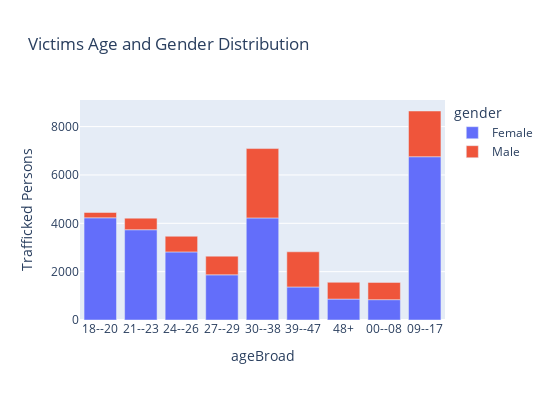

The cell this chart's notebook holds for it:
### Markdown cell above
### Gender and Age of Victims

### Code cell
dFage = df.groupby(['gender', 'ageBroad']).size().reset_index()
dFage.rename(columns={0: 'Trafficked Persons'},
             inplace=True)  # Number of Trafficked Individuals

fig = px.bar(dFage, x='ageBroad', y='Trafficked Persons', color='gender',title='Victims Age and Gender Distribution', height=400, width=550,
             category_orders={'ageBroad': ['0--8', '9--17', '18--20', '21--23', '24--26', '27--29', '30--38', '39--47', '48+']})
fig.show()

### Figure 1 — Plotly figure (JSON) as saved in the notebook; plotly's stock layout.template omitted (floating-point values rounded to 4 significant figures)
{"data": [{"alignmentgroup": "True", "hovertemplate": "gender=Female<br>ageBroad=%{x}<br>Trafficked Persons=%{y}<extra></extra>", "legendgroup": "Female", "marker": {"color": "#636efa"}, "name": "Female", "offsetgroup": "Female", "orientation": "v", "showlegend": true, "textposition": "auto", "type": "bar", "x": ["00--08", "09--17", "18--20", "21--23", "24--26", "27--29", "30--38", "39--47", "48+"], "xaxis": "x", "y": [841, 6754, 4227, 3734, 2816, 1869, 4222, 1366, 865], "yaxis": "y"}, {"alignmentgroup": "True", "hovertemplate": "gender=Male<br>ageBroad=%{x}<br>Trafficked Persons=%{y}<extra></extra>", "legendgroup": "Male", "marker": {"color": "#EF553B"}, "name": "Male", "offsetgroup": "Male", "orientation": "v", "showlegend": true, "textposition": "auto", "type": "bar", "x": ["00--08", "09--17", "18--20", "21--23", "24--26", "27--29", "30--38", "39--47", "48+"], "xaxis": "x", "y": [715, 1891, 221, 479, 648, 772, 2869, 1455, 695], "yaxis": "y"}], "layout": {"barmode": "relative", "height": 400, "legend": {"title": {"text": "gender"}, "tracegroupgap": 0}, "title": {"text": "Victims Age and Gender Distribution"}, "width": 550, "xaxis": {"anchor": "y", "categoryarray": ["0--8", "9--17", "18--20", "21--23", "24--26", "27--29", "30--38", "39--47", "48+"], "categoryorder": "array", "domain": [0, 1], "title": {"text": "ageBroad"}}, "yaxis": {"anchor": "x", "domain": [0, 1], "title": {"text": "Trafficked Persons"}}}}
